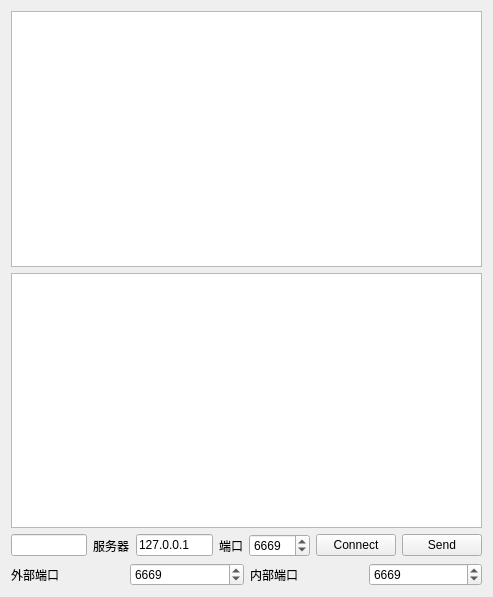
<?xml version="1.0" encoding="UTF-8"?>
<ui version="4.0">
 <class>ClientForm</class>
 <widget class="QWidget" name="ClientForm">
  <property name="geometry">
   <rect>
    <x>0</x>
    <y>0</y>
    <width>493</width>
    <height>597</height>
   </rect>
  </property>
  <property name="windowTitle">
   <string>Form</string>
  </property>
  <layout class="QVBoxLayout" name="verticalLayout">
   <item>
    <widget class="QTableView" name="UserTab"/>
   </item>
   <item>
    <widget class="QTextEdit" name="Msg"/>
   </item>
   <item>
    <layout class="QHBoxLayout" name="horizontalLayout">
     <item>
      <widget class="QLineEdit" name="User"/>
     </item>
     <item>
      <widget class="QLabel" name="label">
       <property name="text">
        <string>服务器</string>
       </property>
      </widget>
     </item>
     <item>
      <widget class="QLineEdit" name="Server">
       <property name="text">
        <string>127.0.0.1</string>
       </property>
      </widget>
     </item>
     <item>
      <widget class="QLabel" name="label_2">
       <property name="text">
        <string>端口</string>
       </property>
      </widget>
     </item>
     <item>
      <widget class="QSpinBox" name="Port">
       <property name="maximum">
        <number>65535</number>
       </property>
       <property name="value">
        <number>6669</number>
       </property>
      </widget>
     </item>
     <item>
      <widget class="QPushButton" name="Connect">
       <property name="text">
        <string>Connect</string>
       </property>
      </widget>
     </item>
     <item>
      <widget class="QPushButton" name="Send">
       <property name="text">
        <string>Send</string>
       </property>
      </widget>
     </item>
    </layout>
   </item>
   <item>
    <layout class="QHBoxLayout" name="horizontalLayout_2">
     <item>
      <widget class="QLabel" name="label_3">
       <property name="text">
        <string>外部端口</string>
       </property>
      </widget>
     </item>
     <item>
      <widget class="QSpinBox" name="OutPort">
       <property name="maximum">
        <number>65535</number>
       </property>
       <property name="value">
        <number>6669</number>
       </property>
      </widget>
     </item>
     <item>
      <widget class="QLabel" name="label_4">
       <property name="text">
        <string>内部端口</string>
       </property>
      </widget>
     </item>
     <item>
      <widget class="QSpinBox" name="InPort">
       <property name="maximum">
        <number>65535</number>
       </property>
       <property name="value">
        <number>6669</number>
       </property>
      </widget>
     </item>
    </layout>
   </item>
  </layout>
 </widget>
 <resources/>
 <connections/>
</ui>
